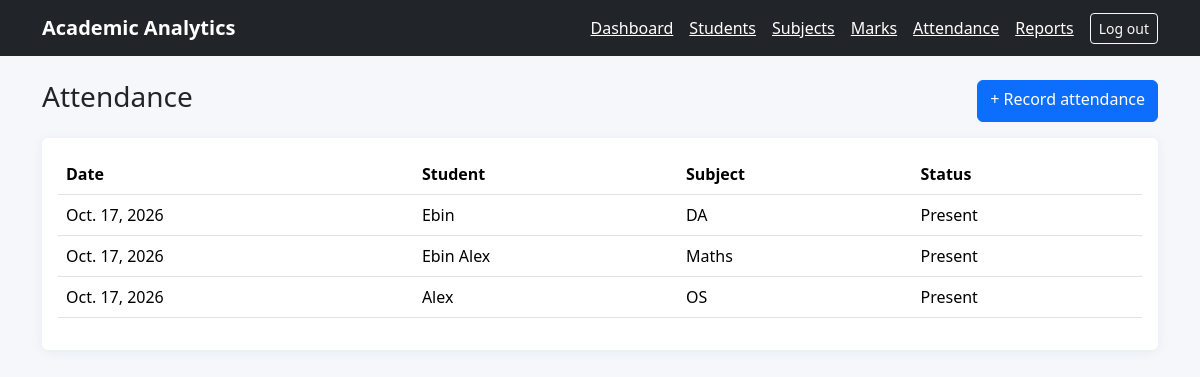
The app's page /academics/attendance/ (signed in) with its own data.
### academics/models.py (models this page shows, shortened)
class Attendance(models.Model):
    class Status(models.TextChoices):
        PRESENT="PRESENT","Present"
        ABSENT="ABSENT","Absent"
        EXCUSED="EXCUSED","Excused"
    student=models.ForeignKey(Student,on_delete=models.CASCADE,related_name="attendance_records")
    subject=models.ForeignKey(Subject,on_delete=models.PROTECT,related_name="attendance_records")
    date=models.DateField(default=timezone.localdate)
    status=models.CharField(max_length=10,choices=Status.choices,default=Status.PRESENT)
    class Meta:
        ordering=["-date"]
        constraints=[models.UniqueConstraint(fields=["student","subject","date"],name="unique_student_subject_attendance_day")]

class Student(models.Model):
    student_id=models.CharField(max_length=20, unique=True)
    full_name=models.CharField(max_length=120)
    email=models.EmailField(blank=True)
    course=models.CharField(max_length=100, default="MSc Computer Applications")
    semester=models.PositiveSmallIntegerField(default=3, validators=[MinValueValidator(1),MaxValueValidator(12)])
    joined_on=models.DateField(default=timezone.localdate)
    is_active=models.BooleanField(default=True)
    class Meta: ordering=["full_name"]

class Subject(models.Model):
    code=models.CharField(max_length=15, unique=True)
    name=models.CharField(max_length=100)
    semester=models.PositiveSmallIntegerField(default=3, validators=[MinValueValidator(1),MaxValueValidator(12)])
    max_marks=models.PositiveSmallIntegerField(default=100, validators=[MinValueValidator(1)])
    pass_marks=models.PositiveSmallIntegerField(default=40, validators=[MinValueValidator(0)])
    class Meta: ordering=["semester","name"]

### academics/views.py (the view)
# urls.py: path("attendance/",views.attendance_list,name="attendance_list"),path("attendance/new/",views.attendance_create,name="attendance_create"),
@login_required
def attendance_list(request): return render(request,"academics/attendance_list.html",{"records":Attendance.objects.select_related("student","subject")[:300]})

### templates/academics/attendance_list.html
{% extends "base.html" %}{% block content %}<div class="d-flex justify-content-between mb-3"><h1 class="h3">Attendance</h1><a class="btn btn-primary" href="{% url 'attendance_create' %}">+ Record attendance</a></div><div class="card p-3 table-responsive"><table class="table"><tr><th>Date</th><th>Student</th><th>Subject</th><th>Status</th></tr>{% for a in records %}<tr><td>{{ a.date }}</td><td>{{ a.student.full_name }}</td><td>{{ a.subject.name }}</td><td>{{ a.get_status_display }}</td></tr>{% empty %}<tr><td colspan="4">No attendance records.</td></tr>{% endfor %}</table></div>{% endblock %}

### templates/base.html (style rules this page uses)
body { background:#f5f7fb }
.card { border:0;box-shadow:0 2px 12px #14285010 }

### records on screen
Attendance: date "Oct. 17, 2026", student.full_name "Ebin", subject.name "DA", status "Present"
Attendance: date "Oct. 17, 2026", student.full_name "Ebin Alex", subject.name "Maths", status "Present"
Attendance: date "Oct. 17, 2026", student.full_name "Alex", subject.name "OS", status "Present"
